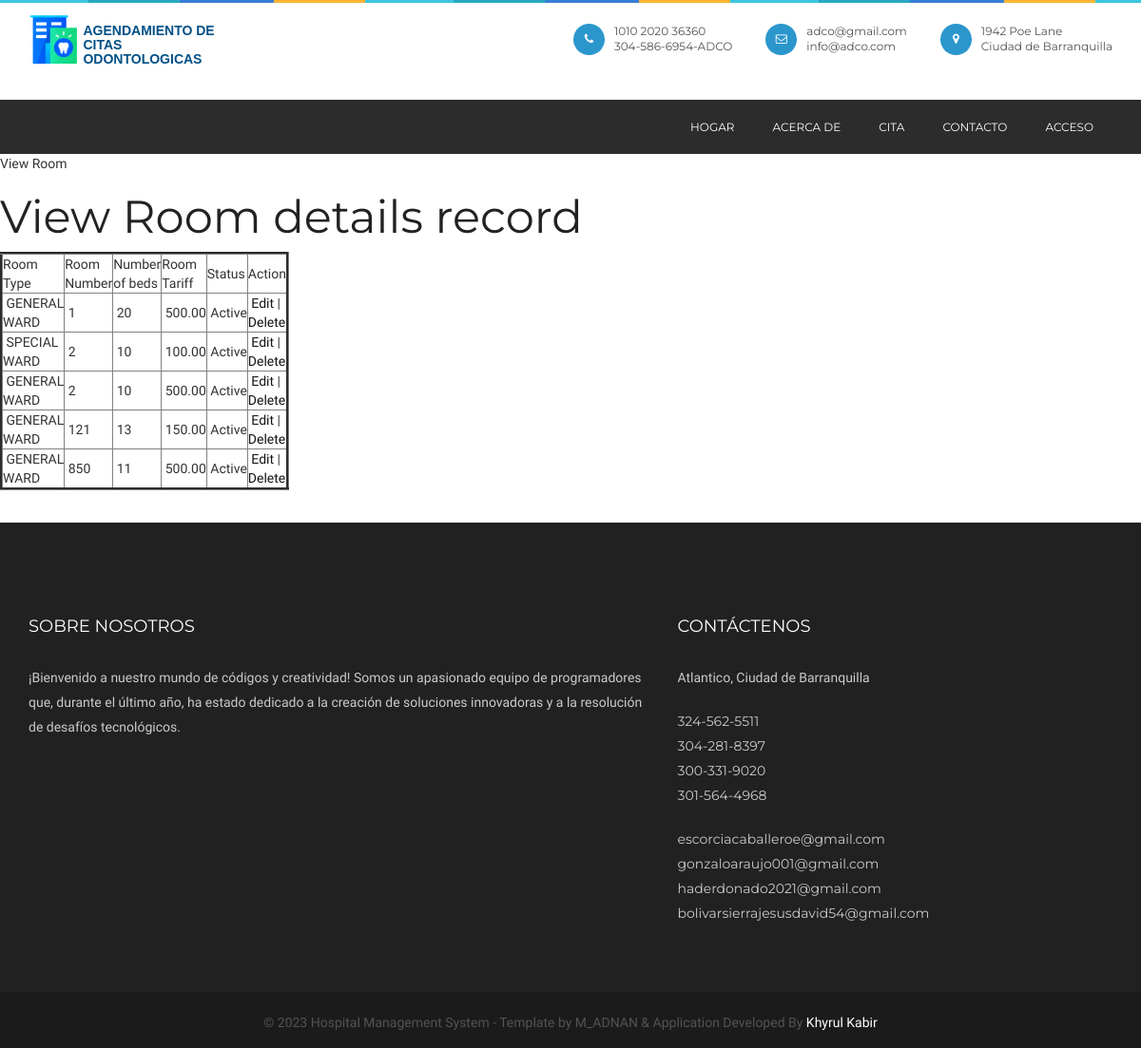
The page /viewroom.php on the database as committed earlier.
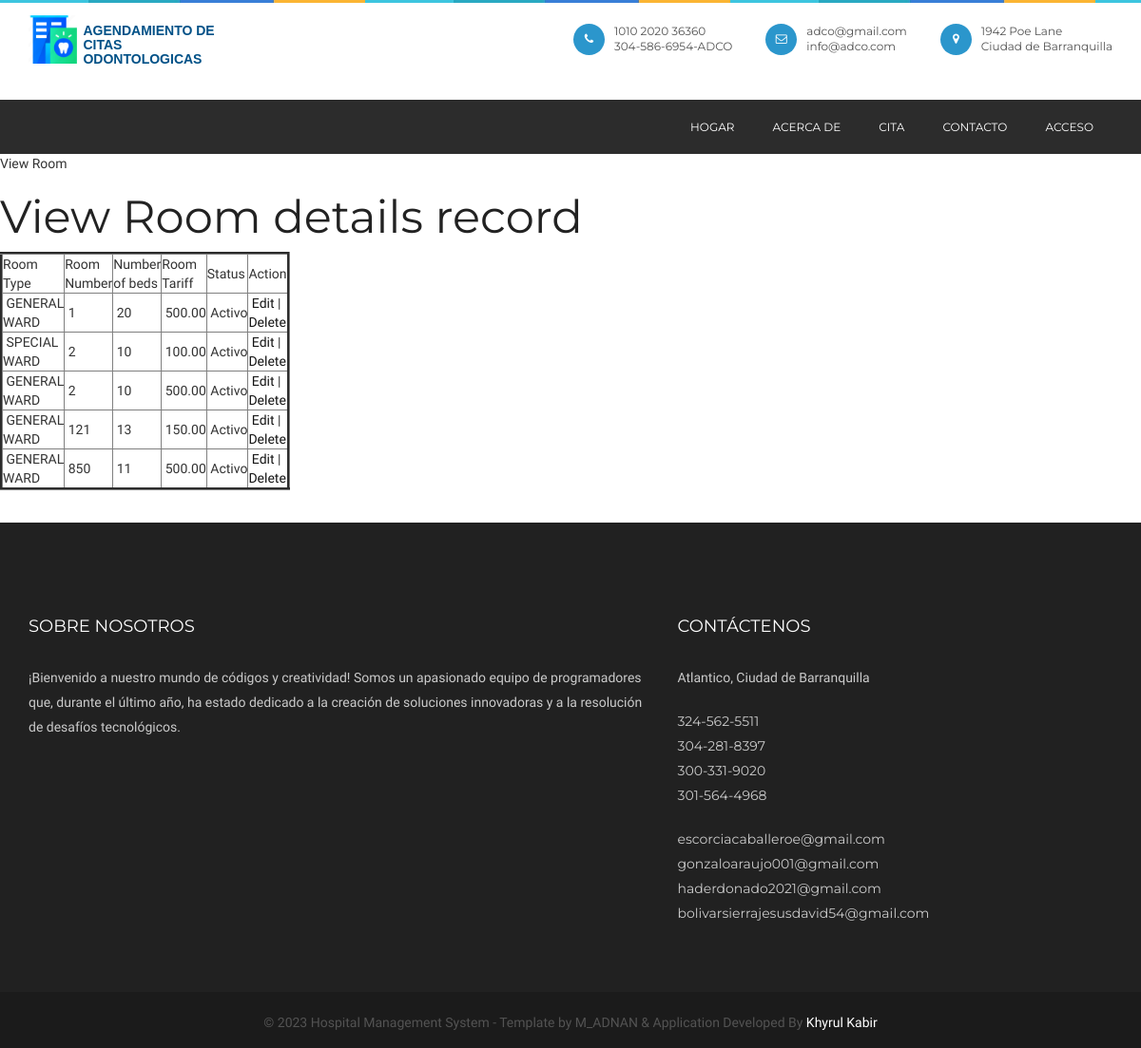
The same page on the database as committed later.
### tables this page shows
CREATE TABLE `room` (
  `roomid` int(10) NOT NULL,
  `roomtype` varchar(25) NOT NULL,
  `roomno` int(10) NOT NULL,
  `noofbeds` int(10) NOT NULL,
  `room_tariff` float(10,2) NOT NULL,
  `status` varchar(10) NOT NULL
);

### viewroom.php (the view, shortened to what this page needs)
<?php
include("header.php");
include("dbconnection.php");
?>
<div class="wrapper col2">
  <div id="breadcrumb">
    <ul>
      <li class="first">View Room</li>
    </ul>
  </div>
</div>
<div class="wrapper col4">
  <div id="container">
    <h1>View Room details record</h1>
    <table width="200" border="3">
      <tbody>
        <tr>
          <td width="21%">Room Type</td>
          <td width="21%">Room Number</td>
          <td width="30%">Number of beds</td>
          <td width="30%">Room Tariff</td>
          <td width="14%">Status</td>
          <td width="14%">Action</td>
        </tr>
        <?php
        $sql = "SELECT * FROM room";
        $qsql = mysqli_query($con, $sql);
        while ($rs = mysqli_fetch_array($qsql)) {
          echo "<tr>
          <td>&nbsp;$rs[roomtype]</td>
          <td>&nbsp;$rs[roomno]</td>
		   <td>&nbsp;$rs[noofbeds]</td>
		   <td>&nbsp;$rs[room_tariff]</td>
		<td>&nbsp;$rs[status]</td>
		 <td>&nbsp;<a href='room.php?editid=$rs[roomid]'>Edit</a> | <a href='viewroom.php?delid=$rs[roomid]'>Delete</a> </td>
        </tr>";
        }
        ?>
      </tbody>
    </table>
    <p>&nbsp;</p>
  </div>
</div>
<?php
include("footer.php");
?>

Rows that differ between the two databases and show on the page:
changed room (number 1 of 5 on the later page): status "Active" → "Activo"
changed room "SPECIAL WARD": status "Active" → "Activo"
changed room (number 3 of 5 on the later page): status "Active" → "Activo"
changed room (number 4 of 5 on the later page): status "Active" → "Activo"
changed room (number 5 of 5 on the later page): status "Active" → "Activo"
